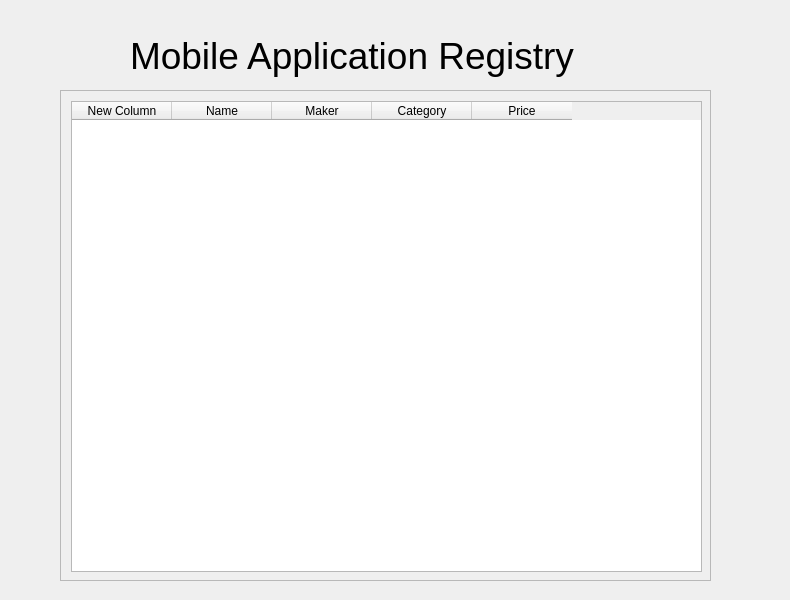
<?xml version="1.0" encoding="UTF-8"?>
<ui version="4.0">
 <class>MainWindow</class>
 <widget class="QMainWindow" name="MainWindow">
  <property name="geometry">
   <rect>
    <x>0</x>
    <y>0</y>
    <width>790</width>
    <height>600</height>
   </rect>
  </property>
  <property name="windowTitle">
   <string>MainWindow</string>
  </property>
  <widget class="QWidget" name="centralwidget">
   <widget class="QStackedWidget" name="stackedWidget">
    <property name="geometry">
     <rect>
      <x>10</x>
      <y>10</y>
      <width>761</width>
      <height>581</height>
     </rect>
    </property>
    <property name="currentIndex">
     <number>0</number>
    </property>
    <widget class="QWidget" name="page_1">
     <widget class="QLabel" name="page_1_label">
      <property name="geometry">
       <rect>
        <x>120</x>
        <y>20</y>
        <width>581</width>
        <height>51</height>
       </rect>
      </property>
      <property name="font">
       <font>
        <pointsize>28</pointsize>
       </font>
      </property>
      <property name="text">
       <string>Mobile Application Registry</string>
      </property>
     </widget>
     <widget class="QWidget" name="gridLayoutWidget_2">
      <property name="geometry">
       <rect>
        <x>50</x>
        <y>80</y>
        <width>651</width>
        <height>491</height>
       </rect>
      </property>
      <layout class="QGridLayout" name="gridLayout_1">
       <item row="0" column="0">
        <widget class="QScrollArea" name="scrollArea">
         <property name="widgetResizable">
          <bool>true</bool>
         </property>
         <widget class="QWidget" name="scrollAreaWidgetContents">
          <property name="geometry">
           <rect>
            <x>0</x>
            <y>0</y>
            <width>647</width>
            <height>487</height>
           </rect>
          </property>
          <widget class="QWidget" name="gridLayoutWidget_3">
           <property name="geometry">
            <rect>
             <x>10</x>
             <y>10</y>
             <width>631</width>
             <height>471</height>
            </rect>
           </property>
           <layout class="QGridLayout" name="gridLayout">
            <item row="0" column="0">
             <widget class="QTableWidget" name="tableWidget">
              <column>
               <property name="text">
                <string>New Column</string>
               </property>
              </column>
              <column>
               <property name="text">
                <string>Name</string>
               </property>
              </column>
              <column>
               <property name="text">
                <string>Maker</string>
               </property>
              </column>
              <column>
               <property name="text">
                <string>Category</string>
               </property>
              </column>
              <column>
               <property name="text">
                <string>Price</string>
               </property>
              </column>
             </widget>
            </item>
           </layout>
          </widget>
         </widget>
        </widget>
       </item>
      </layout>
     </widget>
    </widget>
    <widget class="QWidget" name="page_2">
     <widget class="QLabel" name="page_2_label">
      <property name="geometry">
       <rect>
        <x>250</x>
        <y>10</y>
        <width>311</width>
        <height>51</height>
       </rect>
      </property>
      <property name="font">
       <font>
        <pointsize>28</pointsize>
       </font>
      </property>
      <property name="text">
       <string>New Application</string>
      </property>
     </widget>
     <widget class="QWidget" name="gridLayoutWidget">
      <property name="geometry">
       <rect>
        <x>10</x>
        <y>70</y>
        <width>751</width>
        <height>461</height>
       </rect>
      </property>
      <layout class="QGridLayout" name="gridLayout_2">
       <item row="0" column="0" rowspan="2">
        <layout class="QFormLayout" name="formLayout">
         <property name="fieldGrowthPolicy">
          <enum>QFormLayout::AllNonFixedFieldsGrow</enum>
         </property>
         <item row="0" column="0">
          <widget class="QLabel" name="name_label">
           <property name="font">
            <font>
             <pointsize>12</pointsize>
            </font>
           </property>
           <property name="text">
            <string>Name</string>
           </property>
          </widget>
         </item>
         <item row="0" column="1">
          <widget class="QLineEdit" name="name_txt"/>
         </item>
         <item row="1" column="0">
          <widget class="QLabel" name="maker_label">
           <property name="font">
            <font>
             <pointsize>12</pointsize>
            </font>
           </property>
           <property name="text">
            <string>Maker</string>
           </property>
          </widget>
         </item>
         <item row="1" column="1">
          <widget class="QLineEdit" name="maker_txt"/>
         </item>
         <item row="3" column="0">
          <widget class="QLabel" name="cat_label">
           <property name="font">
            <font>
             <pointsize>12</pointsize>
            </font>
           </property>
           <property name="text">
            <string>Category</string>
           </property>
          </widget>
         </item>
         <item row="3" column="1">
          <widget class="QComboBox" name="cat_combo">
           <item>
            <property name="text">
             <string> </string>
            </property>
           </item>
           <item>
            <property name="text">
             <string>Game</string>
            </property>
           </item>
           <item>
            <property name="text">
             <string>Productivity</string>
            </property>
           </item>
           <item>
            <property name="text">
             <string>Audio</string>
            </property>
           </item>
           <item>
            <property name="text">
             <string>Video</string>
            </property>
           </item>
          </widget>
         </item>
         <item row="4" column="0">
          <widget class="QLabel" name="os_label">
           <property name="font">
            <font>
             <pointsize>12</pointsize>
            </font>
           </property>
           <property name="text">
            <string>OS</string>
           </property>
          </widget>
         </item>
         <item row="4" column="1">
          <widget class="QComboBox" name="os_combo">
           <item>
            <property name="text">
             <string> </string>
            </property>
           </item>
           <item>
            <property name="text">
             <string>IOS</string>
            </property>
           </item>
           <item>
            <property name="text">
             <string>Android</string>
            </property>
           </item>
          </widget>
         </item>
         <item row="6" column="0">
          <widget class="QLabel" name="price_label">
           <property name="font">
            <font>
             <pointsize>12</pointsize>
            </font>
           </property>
           <property name="text">
            <string>Price</string>
           </property>
          </widget>
         </item>
         <item row="6" column="1">
          <widget class="QLineEdit" name="price_txt"/>
         </item>
        </layout>
       </item>
      </layout>
     </widget>
     <widget class="QWidget" name="horizontalLayoutWidget">
      <property name="geometry">
       <rect>
        <x>210</x>
        <y>540</y>
        <width>331</width>
        <height>29</height>
       </rect>
      </property>
      <layout class="QHBoxLayout" name="horizontalLayout_2">
       <item>
        <widget class="QPushButton" name="reg_button_2">
         <property name="text">
          <string>Register</string>
         </property>
        </widget>
       </item>
       <item>
        <widget class="QPushButton" name="clear_button_2">
         <property name="text">
          <string>Clear</string>
         </property>
        </widget>
       </item>
      </layout>
     </widget>
    </widget>
   </widget>
  </widget>
  <action name="actionRegNewApp">
   <property name="text">
    <string>regNewApp</string>
   </property>
   <property name="toolTip">
    <string>Register New Applicaton</string>
   </property>
  </action>
  <action name="actionClearForm">
   <property name="text">
    <string>clearForm</string>
   </property>
   <property name="toolTip">
    <string>Clear Form</string>
   </property>
  </action>
 </widget>
 <resources/>
 <connections/>
</ui>
